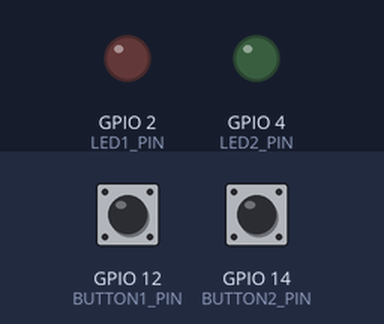
Recording of a program running on a simulated ESP32. On the bench: output pins drawn as LEDs (lit = HIGH). Dashed ring = blinking. Inputs (shaded band) come from the test bench; at power-on: GPIO 12 (BUTTON1_PIN) HIGH, GPIO 14 (BUTTON2_PIN) HIGH. WiFi joins after 1.5 s; servers stay silent unless stated; random numbers use the default seed unless the program sets one; no MQTT or app messages arrive unless stated; what the program prints to the serial monitor is not drawn.

Above: at 3.7 s.
3.8 s: GPIO 12 (BUTTON1_PIN) pulled LOW for 1 s
At 5.6 s:
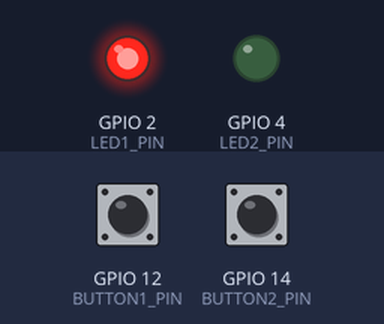
6.3 s: GPIO 14 (BUTTON2_PIN) pulled LOW for 3.2 s
At 6.4 s:
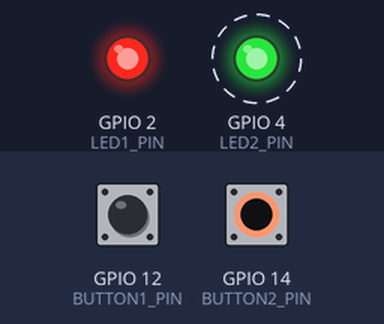
14.0 s: GPIO 12 (BUTTON1_PIN) pulled LOW for 0.15 s
At 15.2 s:
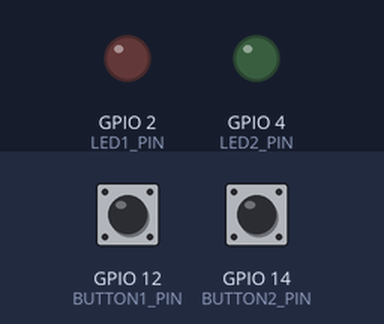
15.6 s: GPIO 14 (BUTTON2_PIN) pulled LOW for 0.15 s
At 16.7 s:
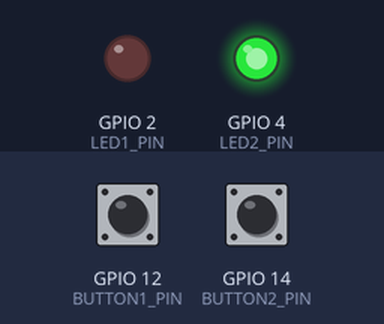
Timing chart, 0 to 18.2 s (numbered marks = the images above; inputs shaded):
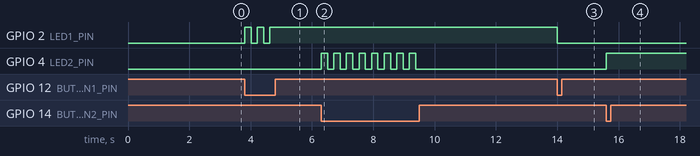

Measured:
- after the input at 3.8 s, GPIO 2 (LED1_PIN): alternates HIGH for 0.21 s and LOW for 0.21 s, 5 changes in all, then stays HIGH, starting at once
- after the input at 6.3 s, GPIO 4 (LED2_PIN): alternates HIGH for 0.21 s and LOW for 0.21 s, 16 changes in all, then stays LOW, starting at once
- after the input at 14.0 s, GPIO 2 (LED1_PIN): HIGH → LOW at once
- after the input at 15.6 s, GPIO 4 (LED2_PIN): LOW → HIGH at once

The program:

main.cpp
```cpp
#include <WiFi.h>
#include <PubSubClient.h>
#include <ArduinoJson.h>

const char* WIFI_SSID = "Wokwi-GUEST";
const char* WIFI_PASSWORD = "";

const char* MQTT_BROKER = "broker.hivemq.com";
const int MQTT_PORT = 1883;

const char* STUDENT_ID = "20225164";

// MQTT Topics
String TOPIC_LED_STATE;

#define LED1_PIN 2
#define LED2_PIN 4
#define BUTTON1_PIN 12
#define BUTTON2_PIN 14

WiFiClient espClient;
PubSubClient mqttClient(espClient);

// LED states
bool led1State = false;
bool led2State = false;

// Button debounce
unsigned long lastButton1Press = 0;
unsigned long lastButton2Press = 0;
#define DEBOUNCE_DELAY 200

void setupWiFi();
void setupMQTT();
void reconnectMQTT();
void mqttCallback(char* topic, byte* payload, unsigned int length);
void publishLedState(const char* source);
void handleButtons();

void setupWiFi() {
  WiFi.mode(WIFI_STA);
  WiFi.begin(WIFI_SSID, WIFI_PASSWORD);

  while (WiFi.status() != WL_CONNECTED) {
    delay(500);
    Serial.print(".");
  }
}

void mqttCallback(char* topic, byte* payload, unsigned int length) {

  // Parse JSON payload
  JsonDocument doc;
  DeserializationError error = deserializeJson(doc, payload, length);

  if (error) {
    Serial.printf("JSON parse error: %s\n", error.c_str());
    return;
  }

  // Get LED states from JSON
  const char* led1 = doc["led1"];
  const char* led2 = doc["led2"];
  const char* from = doc["from"];

  Serial.printf("LED1: %s, LED2: %s, From: %s\n", led1, led2, from);

  // Update LED states
  if (led1 != nullptr) {
    led1State = (strcmp(led1, "on") == 0);
    digitalWrite(LED1_PIN, led1State ? HIGH : LOW);
  }

  if (led2 != nullptr) {
    led2State = (strcmp(led2, "on") == 0);
    digitalWrite(LED2_PIN, led2State ? HIGH : LOW);
  }

  Serial.printf("Updated: LED1=%s, LED2=%s\n",
                led1State ? "ON" : "OFF",
                led2State ? "ON" : "OFF");
}

void setupMQTT() {
  TOPIC_LED_STATE = "iot_class_20251/bai6/" + String(STUDENT_ID) + "/led_state";

  mqttClient.setServer(MQTT_BROKER, MQTT_PORT);
  mqttClient.setCallback(mqttCallback);
}

void reconnectMQTT() {
  while (!mqttClient.connected()) {
    Serial.println("Connecting to MQTT broker...");

    String clientId = "ESP32_" + String(STUDENT_ID) + "_" + String(random(0xffff), HEX);

    if (mqttClient.connect(clientId.c_str())) {
      Serial.println("MQTT Connected!");

      // Subscribe to LED state topic
      mqttClient.subscribe(TOPIC_LED_STATE.c_str());
      Serial.printf("Subscribed to: %s\n", TOPIC_LED_STATE.c_str());

    } else {
      Serial.printf("MQTT connection failed, rc=%d\n", mqttClient.state());
      Serial.println("Retrying in 5 seconds...");
      delay(5000);
    }
  }
}

void publishLedState(const char* source) {
  JsonDocument doc;
  doc["led1"] = led1State ? "on" : "off";
  doc["led2"] = led2State ? "on" : "off";
  doc["from"] = source;

  char jsonBuffer[128];
  serializeJson(doc, jsonBuffer);

  // Publish with retain flag = true
  if (mqttClient.publish(TOPIC_LED_STATE.c_str(), jsonBuffer, true)) {
    Serial.printf("Published: %s\n", jsonBuffer);
  } else {
    Serial.println("Failed to publish LED state!");
  }
}

void handleButtons() {
  unsigned long currentTime = millis();

  // Button 1 - controls LED1
  if (digitalRead(BUTTON1_PIN) == LOW) {
    if (currentTime - lastButton1Press > DEBOUNCE_DELAY) {
      lastButton1Press = currentTime;

      // Toggle LED1
      led1State = !led1State;
      digitalWrite(LED1_PIN, led1State ? HIGH : LOW);

      Serial.printf("Button 1 pressed: LED1 = %s\n", led1State ? "ON" : "OFF");

      // Publish to MQTT
      publishLedState("device");
    }
  }

  // Button 2 - controls LED2
  if (digitalRead(BUTTON2_PIN) == LOW) {
    if (currentTime - lastButton2Press > DEBOUNCE_DELAY) {
      lastButton2Press = currentTime;

      // Toggle LED2
      led2State = !led2State;
      digitalWrite(LED2_PIN, led2State ? HIGH : LOW);

      Serial.printf("Button 2 pressed: LED2 = %s\n", led2State ? "ON" : "OFF");

      // Publish to MQTT
      publishLedState("device");
    }
  }
}

void setup() {
  Serial.begin(115200);
  delay(1000);

  // Initialize LED pins
  pinMode(LED1_PIN, OUTPUT);
  pinMode(LED2_PIN, OUTPUT);
  digitalWrite(LED1_PIN, LOW);
  digitalWrite(LED2_PIN, LOW);

  // Initialize button pins with internal pull-up
  pinMode(BUTTON1_PIN, INPUT_PULLUP);
  pinMode(BUTTON2_PIN, INPUT_PULLUP);

  Serial.println("GPIO initialized");

  setupWiFi();
  setupMQTT();
}

void loop() {
  if (!mqttClient.connected()) {
    reconnectMQTT();
  }
  mqttClient.loop();

  // Handle button presses
  handleButtons();

  delay(10);
}
```
